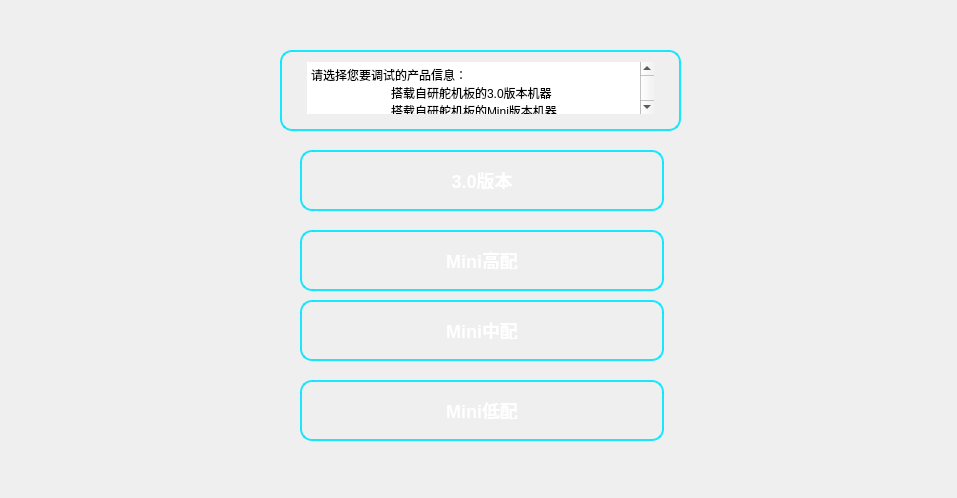
<?xml version="1.0" encoding="UTF-8"?>
<ui version="4.0">
 <class>Form</class>
 <widget class="QWidget" name="Form">
  <property name="geometry">
   <rect>
    <x>0</x>
    <y>0</y>
    <width>957</width>
    <height>498</height>
   </rect>
  </property>
  <property name="windowTitle">
   <string>Form</string>
  </property>
  <property name="styleSheet">
   <string notr="true">/* 主窗口：修复background-size报错 + 消除顶部突兀 */
QWidget#Form {
	background-image: url(:/img/cover.png);
	background-repeat: no-repeat;	
	background-position: center center;
	background-attachment: fixed;
    font-family: &quot;Microsoft YaHei&quot;, &quot;微软雅黑&quot;, sans-serif;
    font-size: 15px;
    margin: 0px;
    padding: 0px;
}

/* 文本框/下拉框：调大字体 + 保持和按钮统一风格 */
QLabel, QTextEdit, QComboBox {
   background: qlineargradient(x1:0, y1:0, x2:0, y2:1,
        stop:0 rgba(0, 200, 230, 0.65),
        stop:0.25 rgb(255, 255, 255),
		stop:0.7 rgb(255, 255, 255),
        stop:1 rgba(0, 200, 230, 0.65));
    color: rgb(0, 0, 0);
    border: 2px solid rgba(0, 230, 255, 0.9);
    border-radius: 12px;
    padding: 10px 25px 15px ;
    min-width: 300px;
    font-weight: bold;
    font-size: 20px; /* 重点：从18px调到20px，字体更大更醒目 */
    outline: none;
    /* 新增：确保下拉框文字也同步变大 */
    font-family: &quot;Microsoft YaHei&quot;, &quot;微软雅黑&quot;, sans-serif;
}

/* 核心按钮：保留原有样式 */
QPushButton {
    background: qlineargradient(x1:0, y1:0, x2:0, y2:1,
        stop:0 rgba(0, 230, 255, 0.7),
        stop:0.5 rgba(0, 200, 230, 0.65),
        stop:1 rgba(0, 170, 200, 0.6));
    color: #FFFFFF;
    border: 2px solid rgba(0, 230, 255, 0.9);
    border-radius: 12px;
    padding: 20px 30px;
    min-width: 300px;
    font-weight: bold;
    font-size: 18px;
    outline: none;
}

QPushButton:hover {
    background: qlineargradient(x1:0, y1:0, x2:0, y2:1,
        stop:0 rgba(0, 255, 255, 0.8),
        stop:0.5 rgba(0, 220, 240, 0.75),
        stop:1 rgba(0, 190, 220, 0.7));
    border: 2px solid rgba(0, 255, 255, 1);
    color: #FFFFFF;
}

QPushButton:pressed {
    background: qlineargradient(x1:0, y1:0, x2:0, y2:1,
        stop:0 rgba(0, 180, 210, 0.6),
        stop:0.5 rgba(0, 160, 190, 0.55),
        stop:1 rgba(0, 140, 170, 0.5));
    border: 2px solid rgba(0, 200, 230, 0.8);
    padding-top: 22px;
    padding-bottom: 18px;
}

QPushButton:focus {
    border: 3px solid rgba(0, 255, 255, 1);
    outline: none;
}

QPushButton:disabled {
    background: rgba(200, 200, 200, 0.5);
    border-color: rgba(150, 150, 150, 0.6);
    color: rgba(100, 100, 100, 0.7);
}</string>
  </property>
  <widget class="QPushButton" name="pushButton">
   <property name="geometry">
    <rect>
     <x>300</x>
     <y>150</y>
     <width>364</width>
     <height>61</height>
    </rect>
   </property>
   <property name="text">
    <string>3.0版本</string>
   </property>
  </widget>
  <widget class="QPushButton" name="pushButton_2">
   <property name="geometry">
    <rect>
     <x>300</x>
     <y>230</y>
     <width>364</width>
     <height>61</height>
    </rect>
   </property>
   <property name="text">
    <string>Mini高配</string>
   </property>
  </widget>
  <widget class="QTextEdit" name="textEdit">
   <property name="geometry">
    <rect>
     <x>280</x>
     <y>50</y>
     <width>401</width>
     <height>81</height>
    </rect>
   </property>
   <property name="html">
    <string>&lt;!DOCTYPE HTML PUBLIC &quot;-//W3C//DTD HTML 4.0//EN&quot; &quot;http://www.w3.org/TR/REC-html40/strict.dtd&quot;&gt;
&lt;html&gt;&lt;head&gt;&lt;meta name=&quot;qrichtext&quot; content=&quot;1&quot; /&gt;&lt;meta charset=&quot;utf-8&quot; /&gt;&lt;style type=&quot;text/css&quot;&gt;
p, li { white-space: pre-wrap; }
hr { height: 1px; border-width: 0; }
li.unchecked::marker { content: &quot;\2610&quot;; }
li.checked::marker { content: &quot;\2612&quot;; }
&lt;/style&gt;&lt;/head&gt;&lt;body style=&quot; font-family:'Microsoft YaHei','微软雅黑','sans-serif'; font-size:20px; font-weight:700; font-style:normal;&quot;&gt;
&lt;p style=&quot; margin-top:0px; margin-bottom:0px; margin-left:0px; margin-right:0px; -qt-block-indent:0; text-indent:0px;&quot;&gt;&lt;span style=&quot; font-family:'Microsoft YaHei UI'; font-size:9pt; font-weight:400;&quot;&gt;请选择您要调试的产品信息：&lt;/span&gt;&lt;/p&gt;
&lt;p style=&quot; margin-top:0px; margin-bottom:0px; margin-left:0px; margin-right:0px; -qt-block-indent:0; text-indent:0px;&quot;&gt;&lt;span style=&quot; font-family:'Microsoft YaHei UI'; font-size:9pt; font-weight:400;&quot;&gt;	搭载自研舵机板的3.0版本机器&lt;/span&gt;&lt;/p&gt;
&lt;p style=&quot; margin-top:0px; margin-bottom:0px; margin-left:0px; margin-right:0px; -qt-block-indent:0; text-indent:0px;&quot;&gt;&lt;span style=&quot; font-family:'Microsoft YaHei UI'; font-size:9pt; font-weight:400;&quot;&gt;	搭载自研舵机板的Mini版本机器&lt;br /&gt;&lt;/span&gt;&lt;/p&gt;&lt;/body&gt;&lt;/html&gt;</string>
   </property>
  </widget>
  <widget class="QPushButton" name="pushButton_3">
   <property name="geometry">
    <rect>
     <x>300</x>
     <y>300</y>
     <width>364</width>
     <height>61</height>
    </rect>
   </property>
   <property name="text">
    <string>Mini中配</string>
   </property>
  </widget>
  <widget class="QPushButton" name="pushButton_4">
   <property name="geometry">
    <rect>
     <x>300</x>
     <y>380</y>
     <width>364</width>
     <height>61</height>
    </rect>
   </property>
   <property name="text">
    <string>Mini低配</string>
   </property>
  </widget>
 </widget>
 <resources/>
 <connections/>
</ui>
